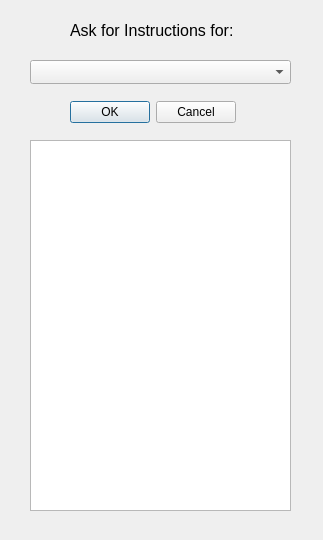
<?xml version="1.0" encoding="UTF-8"?>
<ui version="4.0">
 <class>AskInstructions</class>
 <widget class="QDialog" name="AskInstructions">
  <property name="geometry">
   <rect>
    <x>0</x>
    <y>0</y>
    <width>323</width>
    <height>540</height>
   </rect>
  </property>
  <property name="windowTitle">
   <string>Ask for Other Instructions</string>
  </property>
  <widget class="QComboBox" name="comboBox">
   <property name="geometry">
    <rect>
     <x>30</x>
     <y>60</y>
     <width>261</width>
     <height>24</height>
    </rect>
   </property>
  </widget>
  <widget class="QTextBrowser" name="textBrowser">
   <property name="geometry">
    <rect>
     <x>30</x>
     <y>140</y>
     <width>261</width>
     <height>371</height>
    </rect>
   </property>
   <property name="verticalScrollBarPolicy">
    <enum>Qt::ScrollBarPolicy::ScrollBarAsNeeded</enum>
   </property>
  </widget>
  <widget class="QLabel" name="label">
   <property name="geometry">
    <rect>
     <x>70</x>
     <y>20</y>
     <width>221</width>
     <height>21</height>
    </rect>
   </property>
   <property name="font">
    <font>
     <pointsize>12</pointsize>
    </font>
   </property>
   <property name="text">
    <string>Ask for Instructions for:</string>
   </property>
  </widget>
  <widget class="QDialogButtonBox" name="buttonBox">
   <property name="geometry">
    <rect>
     <x>70</x>
     <y>100</y>
     <width>166</width>
     <height>24</height>
    </rect>
   </property>
   <property name="standardButtons">
    <set>QDialogButtonBox::StandardButton::Cancel|QDialogButtonBox::StandardButton::Ok</set>
   </property>
  </widget>
 </widget>
 <resources/>
 <connections>
  <connection>
   <sender>buttonBox</sender>
   <signal>accepted()</signal>
   <receiver>AskInstructions</receiver>
   <slot>accept()</slot>
   <hints>
    <hint type="sourcelabel">
     <x>152</x>
     <y>111</y>
    </hint>
    <hint type="destinationlabel">
     <x>161</x>
     <y>269</y>
    </hint>
   </hints>
  </connection>
  <connection>
   <sender>buttonBox</sender>
   <signal>rejected()</signal>
   <receiver>AskInstructions</receiver>
   <slot>reject()</slot>
   <hints>
    <hint type="sourcelabel">
     <x>152</x>
     <y>111</y>
    </hint>
    <hint type="destinationlabel">
     <x>161</x>
     <y>269</y>
    </hint>
   </hints>
  </connection>
 </connections>
</ui>
